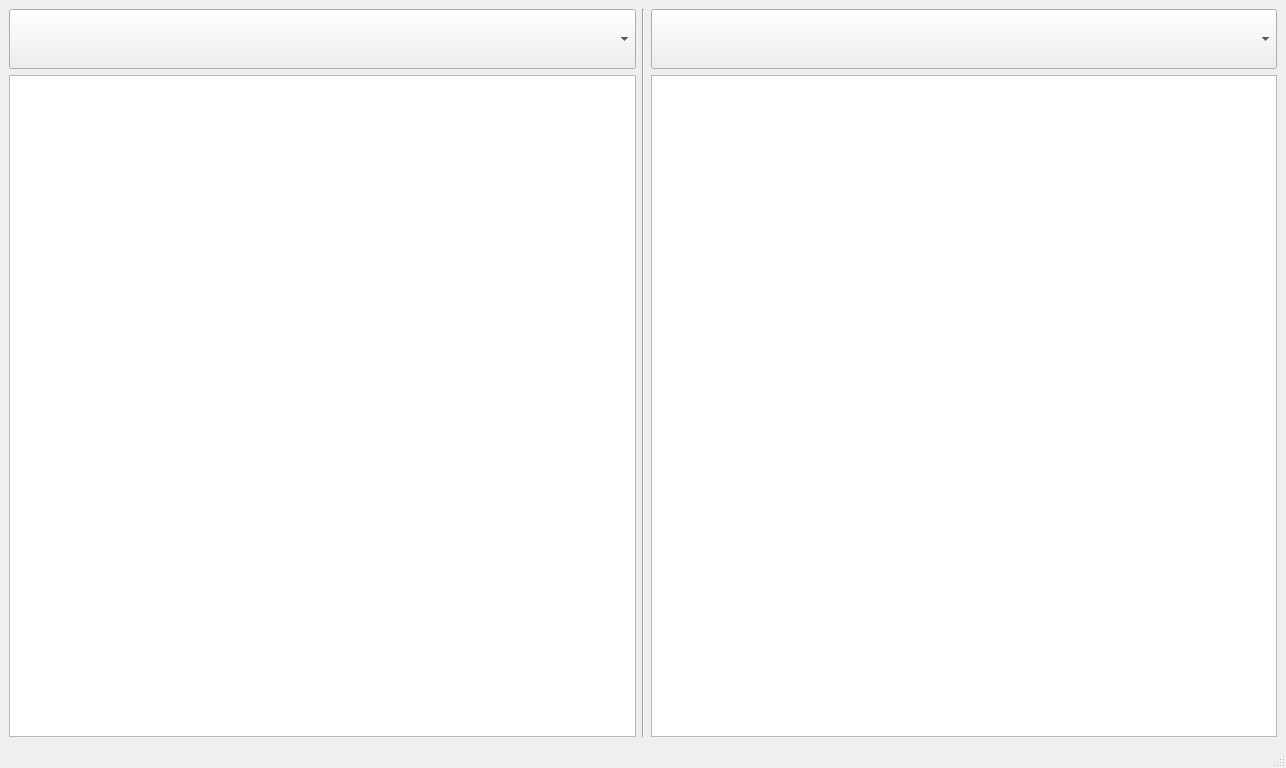
<?xml version="1.0" encoding="UTF-8"?>
<ui version="4.0">
 <class>IocMainWindow</class>
 <widget class="QMainWindow" name="IocMainWindow">
  <property name="geometry">
   <rect>
    <x>0</x>
    <y>0</y>
    <width>1286</width>
    <height>768</height>
   </rect>
  </property>
  <property name="windowTitle">
   <string>IOC MainWindow</string>
  </property>
  <property name="windowIcon">
   <iconset>
	   <normaloff>:/img/cb.jpeg</normaloff>:/img/cb.jpeg</iconset>
  </property>
  <widget class="QWidget" name="centralwidget">
   <layout class="QHBoxLayout" name="horizontalLayout">
    <item>
     <layout class="QVBoxLayout" name="verticalLayout_left">
      <item>
       <widget class="QComboBox" name="comboBox_left">
        <property name="sizePolicy">
         <sizepolicy hsizetype="MinimumExpanding" vsizetype="Fixed">
          <horstretch>0</horstretch>
          <verstretch>0</verstretch>
         </sizepolicy>
        </property>
        <property name="minimumSize">
         <size>
          <width>0</width>
          <height>60</height>
         </size>
        </property>
        <property name="iconSize">
         <size>
          <width>32</width>
          <height>32</height>
         </size>
        </property>
       </widget>
      </item>
      <item>
       <widget class="QListWidget" name="listWidget_feeds_left"/>
      </item>
     </layout>
    </item>
    <item>
     <widget class="Line" name="line">
      <property name="orientation">
       <enum>Qt::Vertical</enum>
      </property>
     </widget>
    </item>
    <item>
     <layout class="QVBoxLayout" name="verticalLayout_right">
      <item>
       <widget class="QComboBox" name="comboBox_right">
        <property name="sizePolicy">
         <sizepolicy hsizetype="MinimumExpanding" vsizetype="Fixed">
          <horstretch>0</horstretch>
          <verstretch>0</verstretch>
         </sizepolicy>
        </property>
        <property name="minimumSize">
         <size>
          <width>0</width>
          <height>60</height>
         </size>
        </property>
        <property name="iconSize">
         <size>
          <width>32</width>
          <height>32</height>
         </size>
        </property>
       </widget>
      </item>
      <item>
       <widget class="QListWidget" name="listWidget_feeds_right"/>
      </item>
     </layout>
    </item>
   </layout>
  </widget>
  <widget class="QMenuBar" name="menubar">
   <property name="geometry">
    <rect>
     <x>0</x>
     <y>0</y>
     <width>1286</width>
     <height>22</height>
    </rect>
   </property>
  </widget>
  <widget class="QStatusBar" name="statusbar"/>
 </widget>
 <resources/>
 <connections/>
</ui>
